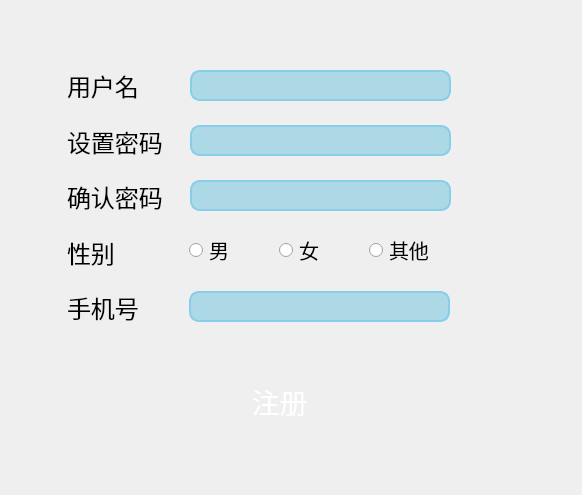
<?xml version="1.0" encoding="UTF-8"?>
<ui version="4.0">
 <class>RegisterDialog2</class>
 <widget class="QWidget" name="RegisterDialog2">
  <property name="geometry">
   <rect>
    <x>0</x>
    <y>0</y>
    <width>582</width>
    <height>495</height>
   </rect>
  </property>
  <property name="windowTitle">
   <string>Form</string>
  </property>
  <property name="styleSheet">
   <string notr="true">/* QLineEdit 样式 */
QLineEdit {
    color: white;
       font-family: &quot;Microsoft YaHei&quot;;
	background-color: lightblue;
    font-size: 24px; /* 提高字体大小 */
    border-style: outset;
    border-radius: 10px;

border: 2px solid #87CEEB; /* 增加边框以突出输入框 */
}


/* QLabel 样式 */
QLabel {
 font-family: &quot;Microsoft YaHei&quot;;
	background: rgba(85, 170, 255, 0);
    color: black; /* 黑色字体 */
    font-size: 24px; /* 字体大小 */
    padding: 2px; /* 内边距 */

    text-align: center; /* 居中对齐 */
}
QRadioButton{
font-family: &quot;Microsoft YaHei&quot;;
font-size: 20px; /* 字体大小 */

}













</string>
  </property>
  <widget class="QWidget" name="layoutWidget">
   <property name="geometry">
    <rect>
     <x>59</x>
     <y>61</y>
     <width>132</width>
     <height>271</height>
    </rect>
   </property>
   <layout class="QVBoxLayout" name="verticalLayout">
    <item>
     <widget class="QLabel" name="register_userName">
      <property name="text">
       <string>用户名</string>
      </property>
     </widget>
    </item>
    <item>
     <widget class="QLabel" name="register_userPassword">
      <property name="text">
       <string>设置密码</string>
      </property>
     </widget>
    </item>
    <item>
     <widget class="QLabel" name="register_confirmPassword">
      <property name="text">
       <string>确认密码</string>
      </property>
     </widget>
    </item>
    <item>
     <widget class="QLabel" name="register_userSex">
      <property name="text">
       <string>性别</string>
      </property>
     </widget>
    </item>
    <item>
     <widget class="QLabel" name="register_userPhoneNumber">
      <property name="text">
       <string>手机号</string>
      </property>
     </widget>
    </item>
   </layout>
  </widget>
  <widget class="QLineEdit" name="phoneNumberLineEdit">
   <property name="geometry">
    <rect>
     <x>189</x>
     <y>291</y>
     <width>261</width>
     <height>31</height>
    </rect>
   </property>
  </widget>
  <widget class="QLineEdit" name="passwordLineEdit">
   <property name="geometry">
    <rect>
     <x>190</x>
     <y>125</y>
     <width>261</width>
     <height>31</height>
    </rect>
   </property>
  </widget>
  <widget class="QLineEdit" name="confirmPassword">
   <property name="geometry">
    <rect>
     <x>190</x>
     <y>180</y>
     <width>261</width>
     <height>31</height>
    </rect>
   </property>
  </widget>
  <widget class="QPushButton" name="registerButton">
   <property name="geometry">
    <rect>
     <x>229</x>
     <y>381</y>
     <width>101</width>
     <height>41</height>
    </rect>
   </property>
   <property name="styleSheet">
    <string notr="true">QPushButton {
    font-family: &quot;Microsoft YaHei&quot;;
    font-size: 28px;
    color: white;
    background: qlineargradient(x1:0, y1:0, x2:1, y2:0,
                  stop:0 #FDC245, stop:1 #FB9E23);
border-radius: 10px;

}
QPushButton:hover {
background-color:#FAC85C;
}</string>
   </property>
   <property name="text">
    <string>注册</string>
   </property>
  </widget>
  <widget class="QWidget" name="layoutWidget_2">
   <property name="geometry">
    <rect>
     <x>189</x>
     <y>231</y>
     <width>264</width>
     <height>38</height>
    </rect>
   </property>
   <layout class="QHBoxLayout" name="horizontalLayout">
    <item>
     <widget class="QRadioButton" name="male">
      <property name="text">
       <string>男</string>
      </property>
     </widget>
    </item>
    <item>
     <widget class="QRadioButton" name="female">
      <property name="text">
       <string>女</string>
      </property>
     </widget>
    </item>
    <item>
     <widget class="QRadioButton" name="otherSex">
      <property name="text">
       <string>其他</string>
      </property>
     </widget>
    </item>
   </layout>
  </widget>
  <widget class="QLineEdit" name="userNameLineEdit">
   <property name="geometry">
    <rect>
     <x>190</x>
     <y>70</y>
     <width>261</width>
     <height>31</height>
    </rect>
   </property>
  </widget>
 </widget>
 <resources/>
 <connections/>
</ui>
